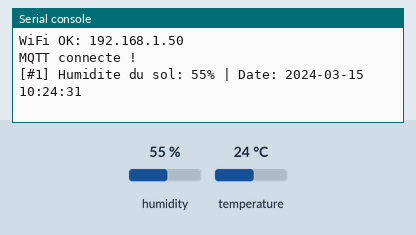
This program was run on a simulated ESP32 board running MicroPython. Shown: the last lines printed to the serial console. Inputs (shaded band) come from the test bench; at power-on: humidity 55 %, temperature 24 °C. WiFi joins after 1.5 s; the clock reads 2024-03-15 10:24:30 at power-on unless the program sets it; no MQTT or app messages arrive unless stated.

Above: at 2.8 s.
2.9 s: humidity set to 22 %
At 7.2 s:
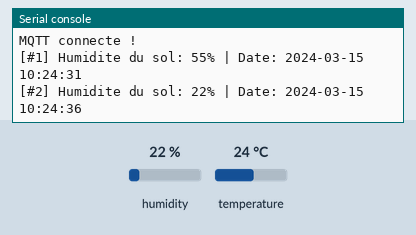
8.9 s: humidity set to 40 %
At 13.1 s:
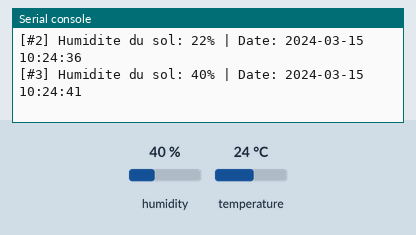
Timing chart, 0 to 14.6 s (numbered marks = the images above; inputs shaded):
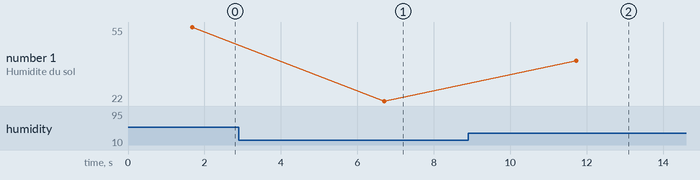

The program:

wokwi_esp32.py
```python
# ─── Imports ────────────────────────────────────────────
import network, time, ujson, random
from machine import Pin
import dht
from umqtt.simple import MQTTClient

# ─── Configuration — meme broker que le consumer ────────
DHTPIN    = 4
SSID      = "Wokwi-GUEST"
WIFI_PASS = ""
MQTT_HOST = "1ce520eab52a4627914aef266aff8647.s1.eu.hivemq.cloud"
MQTT_PORT = 8883
MQTT_USER = "emsi1234"
MQTT_PASS = "Emsi1234"
TOPIC     = "irrigation/soil"
DEVICE_ID = "esp32_wokwi_01"
INTERVAL  = 5

dht_sensor = dht.DHT22(Pin(DHTPIN))
client = None

def connect_wifi():
    wlan = network.WLAN(network.STA_IF)
    wlan.active(True)
    if not wlan.isconnected():
        wlan.connect(SSID, WIFI_PASS)
        for _ in range(30):
            if wlan.isconnected(): break
            time.sleep(0.5)
    print("WiFi OK: " + wlan.ifconfig()[0])

def connect_mqtt():
    global client
    for attempt in range(5):
        try:
            client = MQTTClient(DEVICE_ID, MQTT_HOST,
                                port=MQTT_PORT, user=MQTT_USER,
                                password=MQTT_PASS, ssl=True,
                                ssl_params={"server_hostname": MQTT_HOST},
                                keepalive=60)
            client.connect()
            print("MQTT connecte !")
            return
        except OSError as e:
            wait = 0.5 * (2 ** attempt)
            print("MQTT erreur: {} - retry dans {}s".format(e, wait))
            time.sleep(wait)
    client = None

def read_sensor():
    try:
        dht_sensor.measure()
        return dht_sensor.temperature(), dht_sensor.humidity()
    except:
        return None, None

def publish_safe(payload):
    global client
    if client is None: connect_mqtt()
    if client is None: return
    try:
        client.publish(TOPIC, payload, qos=1)
    except OSError as e:
        print("Publish error: " + str(e))
        try: client.disconnect()
        except: pass
        client = None
        time.sleep(3)

def get_timestamp():
    t = time.localtime()
    return "{:04d}-{:02d}-{:02d} {:02d}:{:02d}:{:02d}".format(
        t[0], t[1], t[2], t[3], t[4], t[5]
    )

def main():
    connect_wifi()
    connect_mqtt()
    count = 0
    while True:
        temp, hum = read_sensor()
        if temp is not None:
            count += 1
            humidity = int(round(hum))
            ts = get_timestamp()
            # Format exact demande par l'exercice :
            # "Humidite du sol: 54% | Date: 2000-01-01 00:06:43"
            payload = "Humidite du sol: {}% | Date: {}".format(humidity, ts)
            publish_safe(payload)
            print("[#{}] {}".format(count, payload))
        time.sleep(INTERVAL)

main()
```

Measured:
- after the input at 2.9 s, the serial console: prints a new line after 3.8 s (image 1)
- after the input at 8.9 s, the serial console: prints a new line after 2.8 s (image 2)
- plotted number 1: 55 → 22 after the input at 2.9 s, 22 → 40 after the input at 8.9 s
